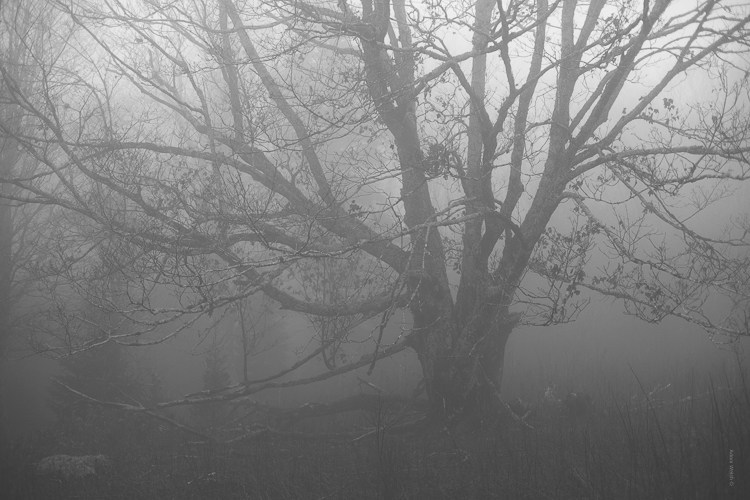
#> input picture images/low_contrast.jpg, 750 x 500 px
$ python 025_Histogram_CLAHE.py
#> lines starting #> are read from the running program, lines starting #| are printed output that depends on the picture
# CLAHE (Contrast Limited Adaptive Histogram Equalization)

# Import Needed Packages
import numpy as np
import cv2


# Load Image As Grayscale
image = cv2.imread("../images/low_contrast.jpg", 0)
#> image is the input picture: shape (500, 750); min 49, max 253, mean 127.3

# Create CLAHE Object
clahe = cv2.createCLAHE()
image_clahe = clahe.apply(image)
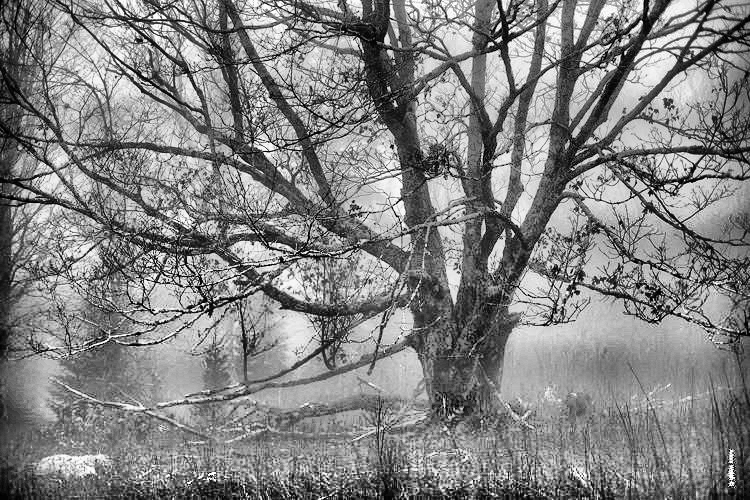
#> image_clahe: shape (500, 750); min 0, max 255, mean 130.7

# Display Images, Side-By-Side, For Comparison
result = np.hstack((image, image_clahe))
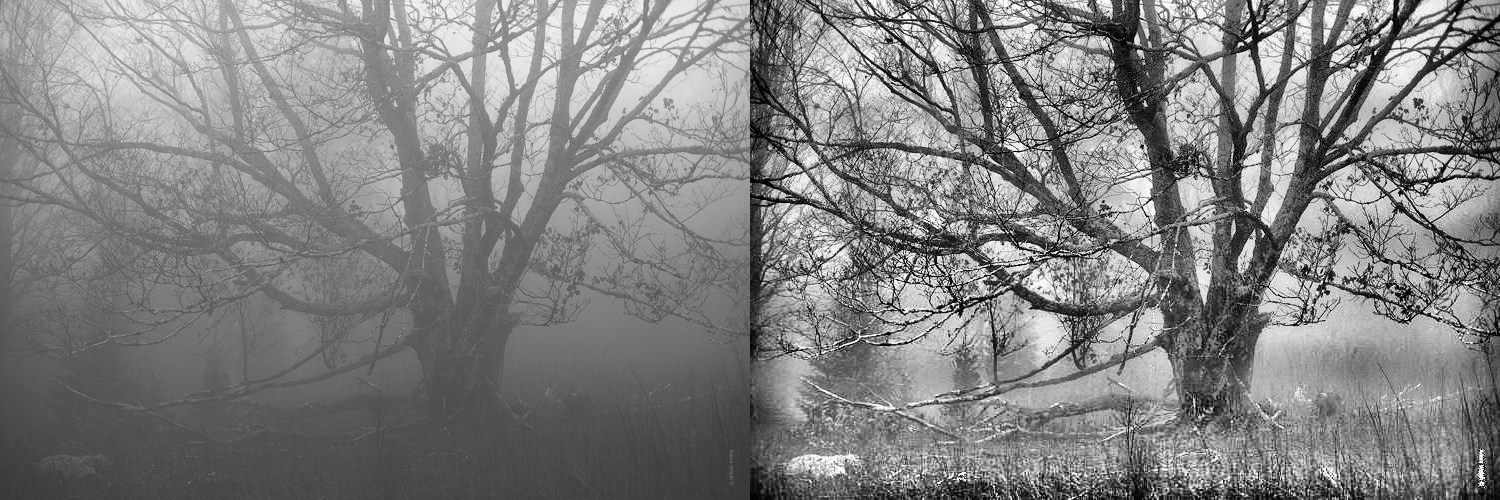
#> result: shape (500, 1500); min 0, max 255, mean 129
cv2.imshow("Equalization Comparison", result)
cv2.waitKey(0)
cv2.destroyAllWindows()

$ run again, with images/basketball.jpg copied over images/low_contrast.jpg
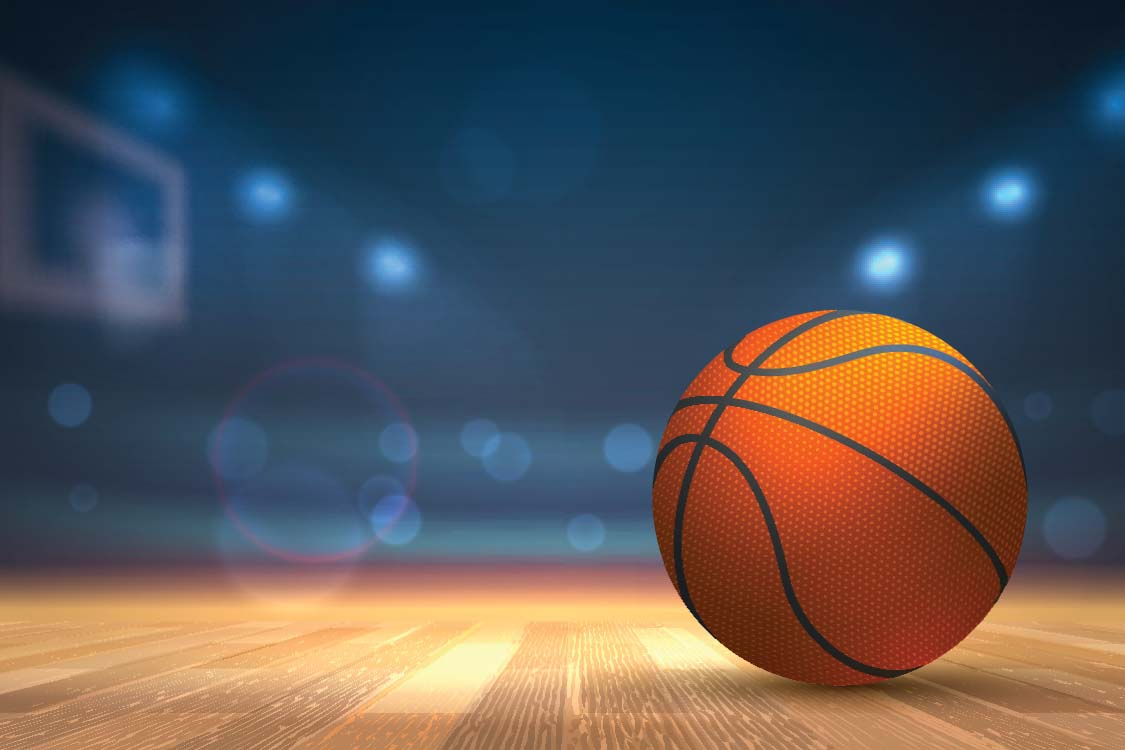
#> input picture images/basketball.jpg, 1125 x 750 px
#> `image_clahe = clahe.apply(image)`:
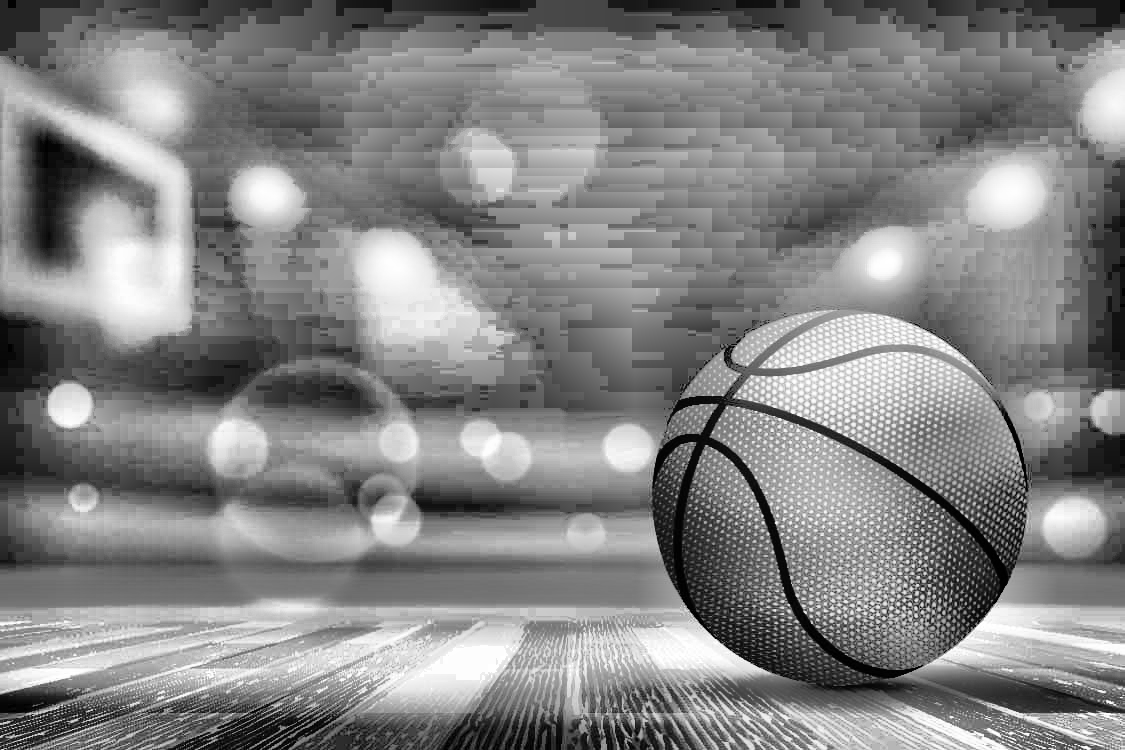
#> image_clahe: shape (750, 1125); min 0, max 255, mean 131.7
#> `result = np.hstack((image, image_clahe))`:
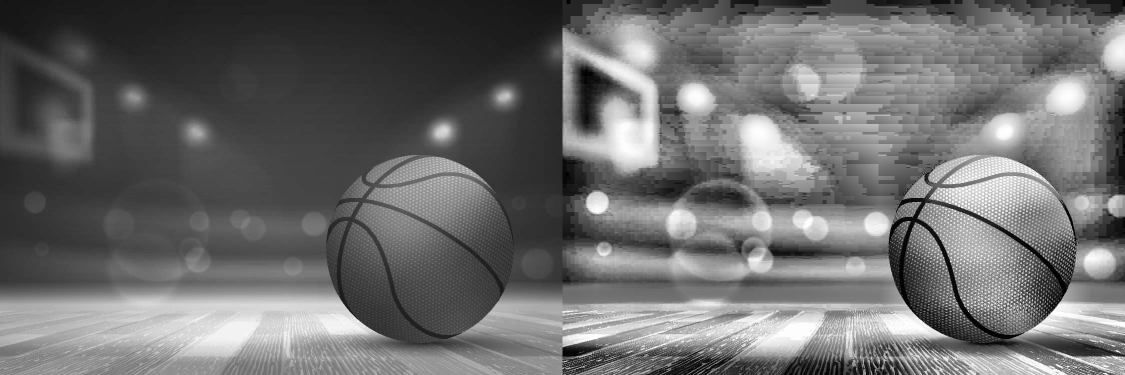
#> result: shape (750, 2250) (shown at 1/2 size); min 0, max 255, mean 108.5

$ run again, with images/nature.jpg copied over images/low_contrast.jpg
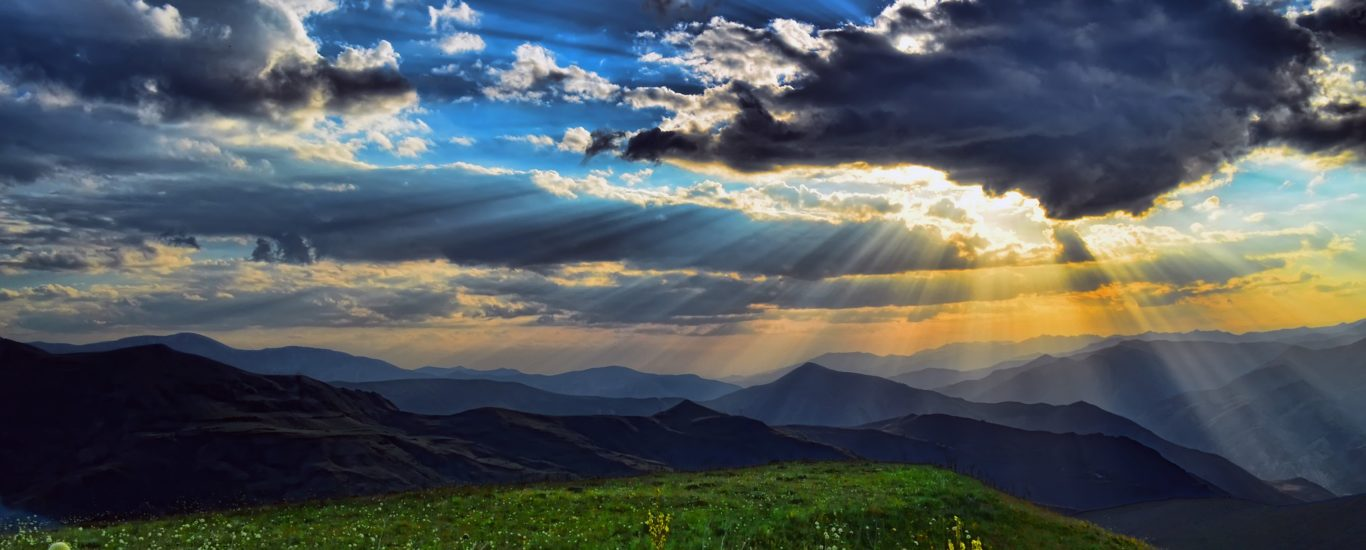
#> input picture images/nature.jpg, 1366 x 550 px
#> `image_clahe = clahe.apply(image)`:
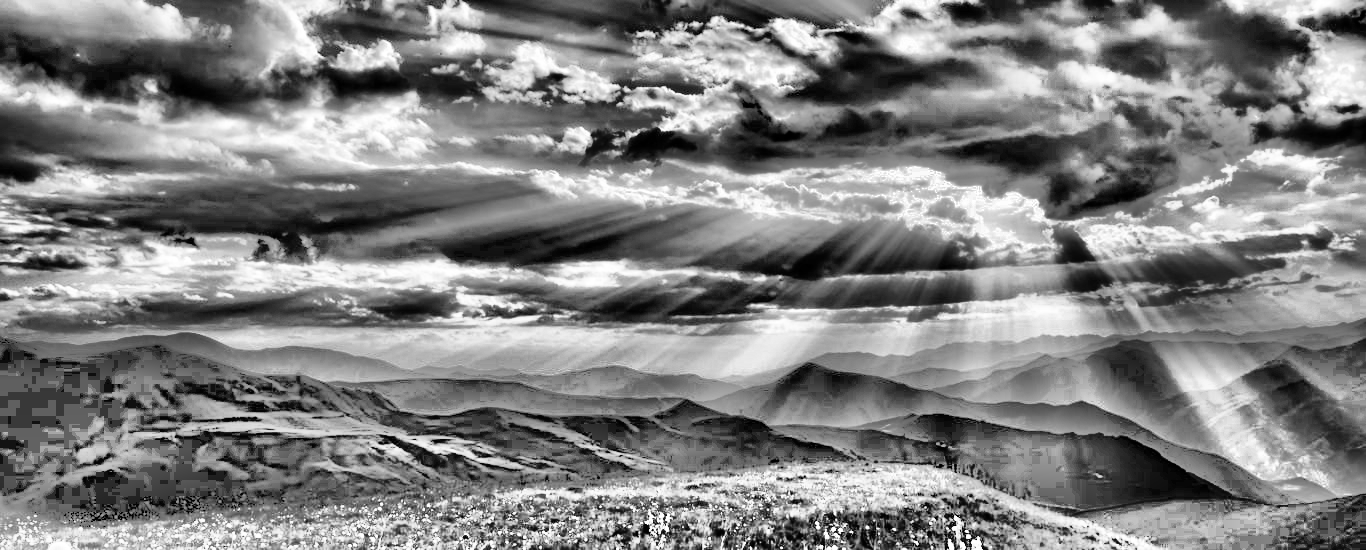
#> image_clahe: shape (550, 1366); min 0, max 255, mean 129.2
#> `result = np.hstack((image, image_clahe))`:
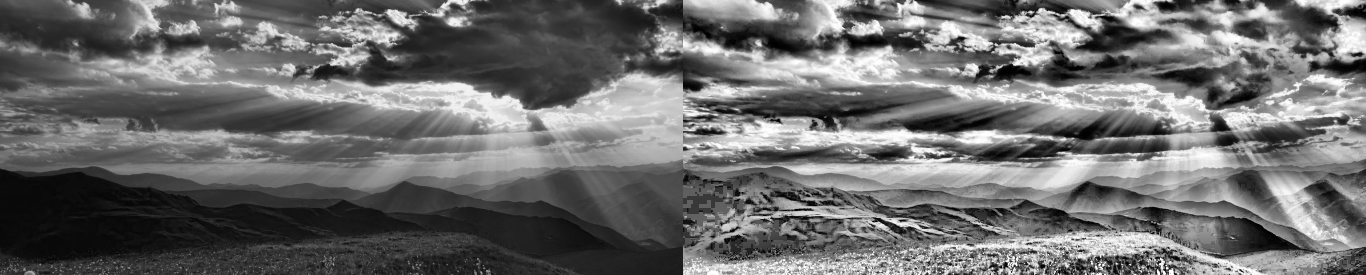
#> result: shape (550, 2732) (shown at 1/2 size); min 0, max 255, mean 108.6
